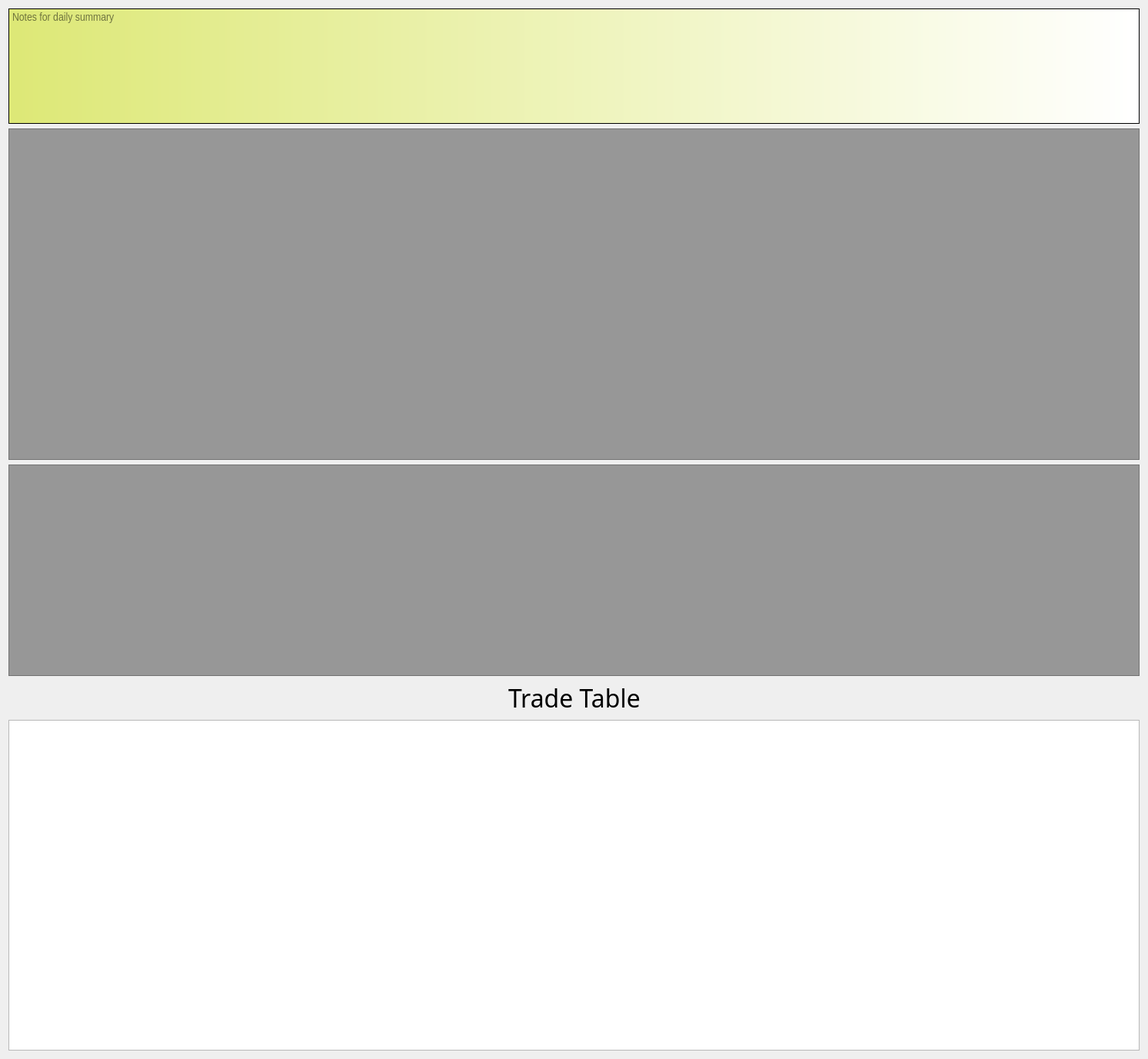
<?xml version="1.0" encoding="UTF-8"?>
<ui version="4.0">
 <class>Form</class>
 <widget class="QWidget" name="Form">
  <property name="geometry">
   <rect>
    <x>0</x>
    <y>0</y>
    <width>1493</width>
    <height>1377</height>
   </rect>
  </property>
  <property name="windowTitle">
   <string>Form</string>
  </property>
  <layout class="QGridLayout" name="gridLayout">
   <item row="0" column="0">
    <layout class="QVBoxLayout" name="verticalLayout">
     <item>
      <widget class="MyTextEdit" name="dailyNotes">
       <property name="sizePolicy">
        <sizepolicy hsizetype="MinimumExpanding" vsizetype="Fixed">
         <horstretch>0</horstretch>
         <verstretch>0</verstretch>
        </sizepolicy>
       </property>
       <property name="minimumSize">
        <size>
         <width>0</width>
         <height>150</height>
        </size>
       </property>
       <property name="maximumSize">
        <size>
         <width>16777215</width>
         <height>150</height>
        </size>
       </property>
       <property name="font">
        <font>
         <family>Arial Narrow</family>
         <pointsize>11</pointsize>
        </font>
       </property>
       <property name="autoFillBackground">
        <bool>false</bool>
       </property>
       <property name="styleSheet">
        <string notr="true">background-color: qlineargradient(spread:reflect, x1:0, y1:0, x2:1, y2:0, stop:0 rgba(221, 232, 118, 255), stop:1 rgba(255, 255, 255, 255));</string>
       </property>
       <property name="html">
        <string>&lt;!DOCTYPE HTML PUBLIC &quot;-//W3C//DTD HTML 4.0//EN&quot; &quot;http://www.w3.org/TR/REC-html40/strict.dtd&quot;&gt;
&lt;html&gt;&lt;head&gt;&lt;meta name=&quot;qrichtext&quot; content=&quot;1&quot; /&gt;&lt;style type=&quot;text/css&quot;&gt;
p, li { white-space: pre-wrap; }
&lt;/style&gt;&lt;/head&gt;&lt;body style=&quot; font-family:'Arial Narrow'; font-size:11pt; font-weight:400; font-style:normal;&quot;&gt;
&lt;p style=&quot;-qt-paragraph-type:empty; margin-top:0px; margin-bottom:0px; margin-left:0px; margin-right:0px; -qt-block-indent:0; text-indent:0px; font-family:'MS Shell Dlg 2'; font-size:7.8pt;&quot;&gt;&lt;br /&gt;&lt;/p&gt;&lt;/body&gt;&lt;/html&gt;</string>
       </property>
       <property name="placeholderText">
        <string>Notes for daily summary</string>
       </property>
      </widget>
     </item>
     <item>
      <layout class="QHBoxLayout" name="horizontalLayout"/>
     </item>
     <item>
      <widget class="QTableView" name="mstkForm">
       <property name="sizePolicy">
        <sizepolicy hsizetype="MinimumExpanding" vsizetype="Expanding">
         <horstretch>0</horstretch>
         <verstretch>0</verstretch>
        </sizepolicy>
       </property>
       <property name="minimumSize">
        <size>
         <width>0</width>
         <height>150</height>
        </size>
       </property>
       <property name="font">
        <font>
         <family>Arial Narrow</family>
         <pointsize>10</pointsize>
        </font>
       </property>
       <property name="toolTip">
        <string>&lt;html&gt;&lt;head/&gt;&lt;body&gt;&lt;p&gt;&lt;span style=&quot; font-size:12pt; color:#0000ff;&quot;&gt;The mistake/pertinent feature note is populated from the erroror/summarized field in the trade summaries. The lost plays is populated from the Amt Lost field.&lt;/span&gt;&lt;/p&gt;&lt;/body&gt;&lt;/html&gt;</string>
       </property>
       <property name="styleSheet">
        <string notr="true">background-color: rgba(148, 148, 148, 248);
color: rgb(255, 255, 255);
</string>
       </property>
       <attribute name="horizontalHeaderVisible">
        <bool>false</bool>
       </attribute>
       <attribute name="horizontalHeaderStretchLastSection">
        <bool>true</bool>
       </attribute>
       <attribute name="verticalHeaderVisible">
        <bool>false</bool>
       </attribute>
      </widget>
     </item>
     <item>
      <layout class="QHBoxLayout" name="horizontalLayout_2"/>
     </item>
     <item>
      <widget class="QTableView" name="dailyStatTab">
       <property name="sizePolicy">
        <sizepolicy hsizetype="MinimumExpanding" vsizetype="Fixed">
         <horstretch>0</horstretch>
         <verstretch>0</verstretch>
        </sizepolicy>
       </property>
       <property name="minimumSize">
        <size>
         <width>0</width>
         <height>275</height>
        </size>
       </property>
       <property name="maximumSize">
        <size>
         <width>16777215</width>
         <height>275</height>
        </size>
       </property>
       <property name="font">
        <font>
         <family>Arial Narrow</family>
         <pointsize>10</pointsize>
        </font>
       </property>
       <property name="styleSheet">
        <string notr="true">background-color: rgba(148, 148, 148, 248);
color: rgb(255, 255, 255);</string>
       </property>
       <attribute name="horizontalHeaderVisible">
        <bool>false</bool>
       </attribute>
       <attribute name="horizontalHeaderStretchLastSection">
        <bool>true</bool>
       </attribute>
       <attribute name="verticalHeaderVisible">
        <bool>false</bool>
       </attribute>
      </widget>
     </item>
     <item>
      <layout class="QHBoxLayout" name="horizontalLayout_3">
       <item>
        <spacer name="horizontalSpacer_5">
         <property name="orientation">
          <enum>Qt::Horizontal</enum>
         </property>
         <property name="sizeHint" stdset="0">
          <size>
           <width>40</width>
           <height>20</height>
          </size>
         </property>
        </spacer>
       </item>
       <item>
        <widget class="QLabel" name="label_3">
         <property name="font">
          <font>
           <family>Arial Rounded MT Bold</family>
           <pointsize>24</pointsize>
          </font>
         </property>
         <property name="text">
          <string>Trade Table</string>
         </property>
        </widget>
       </item>
       <item>
        <spacer name="horizontalSpacer_6">
         <property name="orientation">
          <enum>Qt::Horizontal</enum>
         </property>
         <property name="sizeHint" stdset="0">
          <size>
           <width>40</width>
           <height>20</height>
          </size>
         </property>
        </spacer>
       </item>
      </layout>
     </item>
     <item>
      <widget class="QTableView" name="tradeTable">
       <property name="sizePolicy">
        <sizepolicy hsizetype="Expanding" vsizetype="MinimumExpanding">
         <horstretch>0</horstretch>
         <verstretch>0</verstretch>
        </sizepolicy>
       </property>
       <property name="minimumSize">
        <size>
         <width>0</width>
         <height>300</height>
        </size>
       </property>
      </widget>
     </item>
    </layout>
   </item>
  </layout>
 </widget>
 <customwidgets>
  <customwidget>
   <class>MyTextEdit</class>
   <extends>QTextEdit</extends>
   <header location="global">journal.view.mytextedit.h</header>
  </customwidget>
 </customwidgets>
 <resources/>
 <connections/>
</ui>
